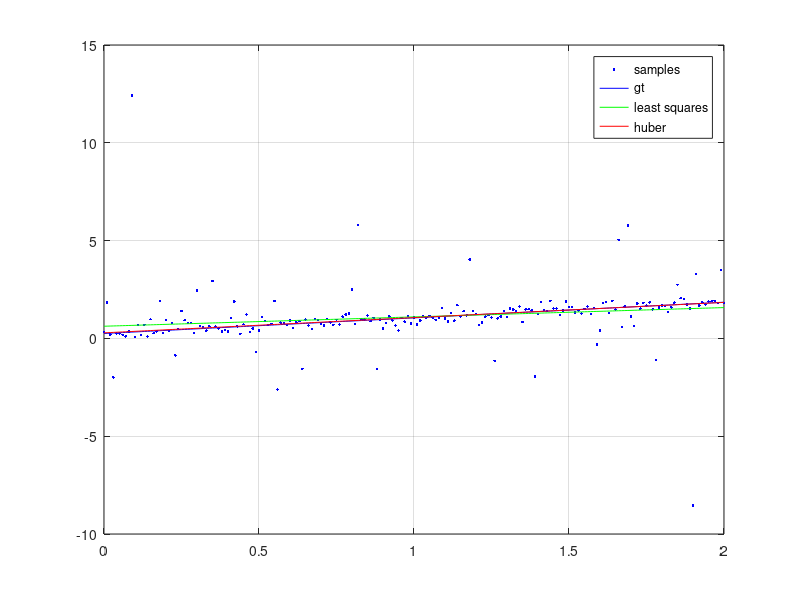

Source code (MATLAB):
function linefitting
    
    % Range for x values
    x = 0:0.01:2;
    
    % Generate samples for a line
    p = [0.8 0.25];
    y = p(1)*x + p(2);
    
    % Add some Gaussian noise
    y = y + 0.2 * randn(size(y));
    
    % Add some outlier to the samples
    outlier = (randn(size(y))> 0.9).*randn(size(y))*2.0;
    y = y + outlier;
    y(10) = y(10)+10; y(end-10) = y(end-10) - 10;
    
    % Perform minimization
    p0 = linearEstimate(x, y);
    a = 1e-3; % huber norm parameter
	options = optimset('MaxIter', 1000, 'MaxFunEvals', 1000, 'TolX', 1e-4, 'TolFun', 1e-6, 'GradObj', 'on', 'DerivativeCheck', 'on');
    [p_huber, fval, exitflag, output] = fminunc(@(p)objfcn_huber(p,x,y,a), p0, options)
    
    p
    p0
    p_huber
    % Plot results
    figure; plot(x, y, 'b.'); hold on;
    plot(x, p(1)*x + p(2), 'b'); grid on;
    plot(x, p0(1)*x + p0(2), 'g'); grid on;
    plot(x, p_huber(1)*x + p_huber(2), 'r'); grid on;
    legend('samples','gt', 'least squares', 'huber');
end

% Linear estimate
function p0 = linearEstimate(x, y)
	mx=mean(x);
	my=mean(y);
	mxy=mean(x.*y);
	c=mxy-mx*my;
	a=c/var(x);
	b=my-a*mx;
	p0=[a b];
end % function

% The objective function that should be minimized with respect to the
% line parameters
function [f, g] = objfcn_huber(p, x, y, a)
	% Calculate residual term
	r = y - p(1)*x - p(2);

	% Calculate value for huber norm
	f = sum( huber(r, a) );

	% Calculate gradient
	g(1) = sum(-x .* huber_grad(r, a));    % Derivative w.r.t. p(1)
	g(2) = sum(-huber_grad(r, a));         % Derivative w.r.t. p(2)

	%% Calculate Hessian
	%f_aa = sum(x.^2 .* huber_hessian(r, a));
	%f_bb = sum(huber_hessian(r, a));
	%f_ab = sum(x .* huber_hessian(r, a));
	%H = [f_aa f_ab; f_ab f_bb];
end
	
% Huber loss function
function h = huber(r, a)

    h = zeros(size(r));
    h(abs(r) < a) = r(abs(r) <= a).^2;
    h(abs(r) >= a) = a * (2*abs(r(abs(r) >= a)) - a);
end % function

% Gradient of Huber loss function
function hg = huber_grad(r, a)

    hg = zeros(size(r));
    hg(abs(r) < a) = 2*r(abs(r) < a);
    hg(abs(r) >= a) = 2*a*sign( r(abs(r) >= a) );
end % function

%% Second derivative of Huber loss function
%function h_hessian = huber_hessian(r, a)
%
%    h_hessian = zeros(size(r));
%    h_hessian(abs(r) < a) = 2;
%    h_hessian(abs(r) >= a) = sign( r(abs(r) >= a) );
%       
%end % function
    
        

    